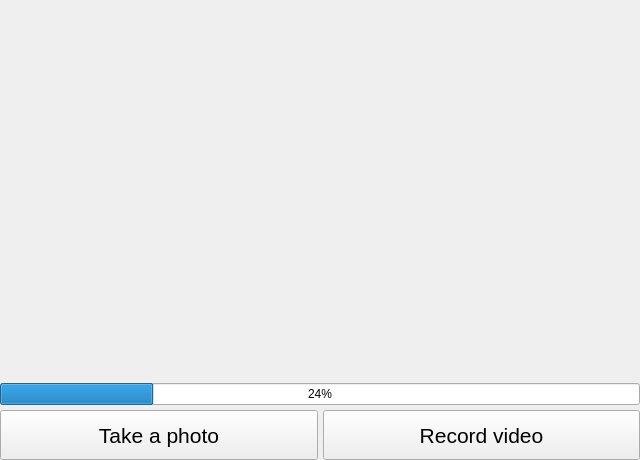
<?xml version="1.0" encoding="UTF-8"?>
<ui version="4.0">
 <class>CameraPage</class>
 <widget class="QWidget" name="CameraPage">
  <property name="geometry">
   <rect>
    <x>0</x>
    <y>0</y>
    <width>640</width>
    <height>460</height>
   </rect>
  </property>
  <property name="windowTitle">
   <string>Form</string>
  </property>
  <layout class="QVBoxLayout" name="verticalLayout">
   <property name="spacing">
    <number>5</number>
   </property>
   <property name="leftMargin">
    <number>0</number>
   </property>
   <property name="topMargin">
    <number>0</number>
   </property>
   <property name="rightMargin">
    <number>0</number>
   </property>
   <property name="bottomMargin">
    <number>0</number>
   </property>
   <item>
    <layout class="QHBoxLayout" name="horizontalLayout_2">
     <property name="spacing">
      <number>0</number>
     </property>
     <item>
      <widget class="QLabel" name="videoWidget">
       <property name="sizePolicy">
        <sizepolicy hsizetype="Fixed" vsizetype="Fixed">
         <horstretch>0</horstretch>
         <verstretch>0</verstretch>
        </sizepolicy>
       </property>
       <property name="minimumSize">
        <size>
         <width>360</width>
         <height>288</height>
        </size>
       </property>
       <property name="maximumSize">
        <size>
         <width>480</width>
         <height>384</height>
        </size>
       </property>
       <property name="frameShape">
        <enum>QFrame::NoFrame</enum>
       </property>
       <property name="text">
        <string/>
       </property>
      </widget>
     </item>
    </layout>
   </item>
   <item>
    <widget class="QProgressBar" name="encodingProgressBar">
     <property name="value">
      <number>24</number>
     </property>
    </widget>
   </item>
   <item>
    <layout class="QHBoxLayout" name="horizontalLayout">
     <item>
      <widget class="QPushButton" name="takeAPhotoPushButton">
       <property name="sizePolicy">
        <sizepolicy hsizetype="Minimum" vsizetype="Maximum">
         <horstretch>0</horstretch>
         <verstretch>0</verstretch>
        </sizepolicy>
       </property>
       <property name="minimumSize">
        <size>
         <width>0</width>
         <height>50</height>
        </size>
       </property>
       <property name="font">
        <font>
         <pointsize>16</pointsize>
        </font>
       </property>
       <property name="focusPolicy">
        <enum>Qt::NoFocus</enum>
       </property>
       <property name="text">
        <string>Take a photo</string>
       </property>
       <property name="icon">
        <iconset resource="../../../resources/resources.qrc">
         <normaloff>:/photo_camera_black_32x26.png</normaloff>:/photo_camera_black_32x26.png</iconset>
       </property>
       <property name="iconSize">
        <size>
         <width>32</width>
         <height>26</height>
        </size>
       </property>
       <property name="flat">
        <bool>false</bool>
       </property>
      </widget>
     </item>
     <item>
      <widget class="QPushButton" name="recordVideoPushButton">
       <property name="sizePolicy">
        <sizepolicy hsizetype="Minimum" vsizetype="Maximum">
         <horstretch>0</horstretch>
         <verstretch>0</verstretch>
        </sizepolicy>
       </property>
       <property name="minimumSize">
        <size>
         <width>0</width>
         <height>50</height>
        </size>
       </property>
       <property name="font">
        <font>
         <pointsize>16</pointsize>
        </font>
       </property>
       <property name="focusPolicy">
        <enum>Qt::NoFocus</enum>
       </property>
       <property name="text">
        <string>Record video</string>
       </property>
       <property name="icon">
        <iconset resource="../../../resources/resources.qrc">
         <normaloff>:/video_camera_black_32x24.png</normaloff>:/video_camera_black_32x24.png</iconset>
       </property>
       <property name="iconSize">
        <size>
         <width>32</width>
         <height>24</height>
        </size>
       </property>
      </widget>
     </item>
    </layout>
   </item>
  </layout>
 </widget>
 <resources>
  <include location="../../../resources/resources.qrc"/>
 </resources>
 <connections/>
</ui>
